Frame 1 (no input): blank canvas, image omitted
Frame 60 (the mouse pressed at the canvas centre just before this capture): blank canvas, image omitted
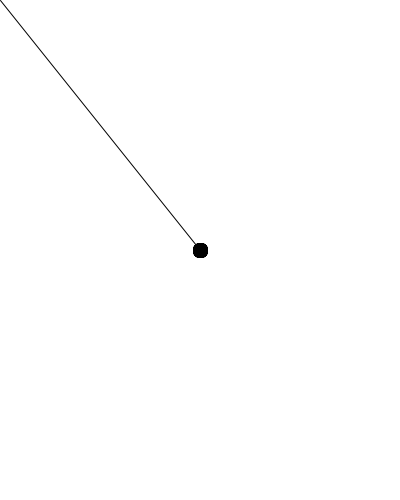
Frame 120 (the mouse held since frame 60 and released just before this capture)

The Processing sketch whose frames 1 and 60 were blank and that drew this single picture after the mouse press (run headless with seeded random() and noise(); from frame 60 on, the mouse is pressed at the canvas centre):

// Processing sketch: drawing_acceleration
// ── drawing_acceleration.pde
float prevX = 0;
float prevY = 0;

void setup() {
  size(400, 500);
  background(255);
}

void draw() {
  
  if (mousePressed) {
    
    // float output = map(input, inputMin, inputMax, outputMin, outputMax);
    float red = map(mouseX, 0, width, 255, 0);
    float green = map(mouseY, 0, height, 0, 255);
    float blue = map(mouseX, 0, width, 0, 255);
    //stroke(red, green, blue);
    stroke(0);
    
    float distance = dist(prevX, prevY, mouseX, mouseY);
    float thickness = map(distance, 0, 100, 15, 0);
    //constrain(input, min, max);
    thickness = constrain(thickness, 1, 100); 
    
    strokeWeight(thickness);
    line(prevX, prevY, mouseX, mouseY);
    
    //if (distance > 50) {
    //  for (int i=0; i<50; i++) {
    //    noStroke();
    //    fill(0);
    //    ellipse(random(width), random(height), 3, 3);
    //  }
    //}
  }
  
  
  // do many many things you want to do!
  
  
  // at the very very end
  prevX = mouseX;
  prevY = mouseY;
}

void keyPressed() {
  if (key == ' ') {
    background(255);
  }
}
